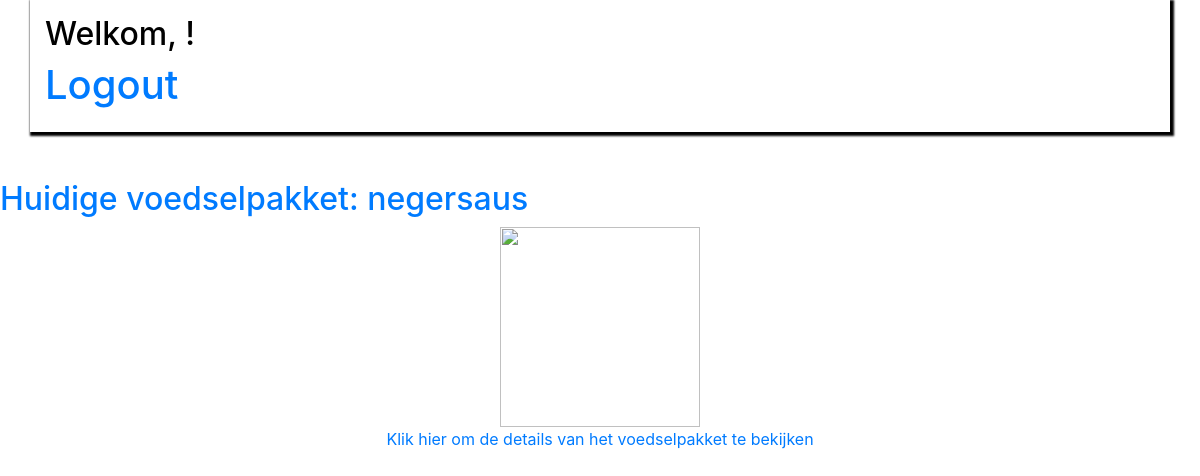
Page /indexcontents.php on the earlier database version.
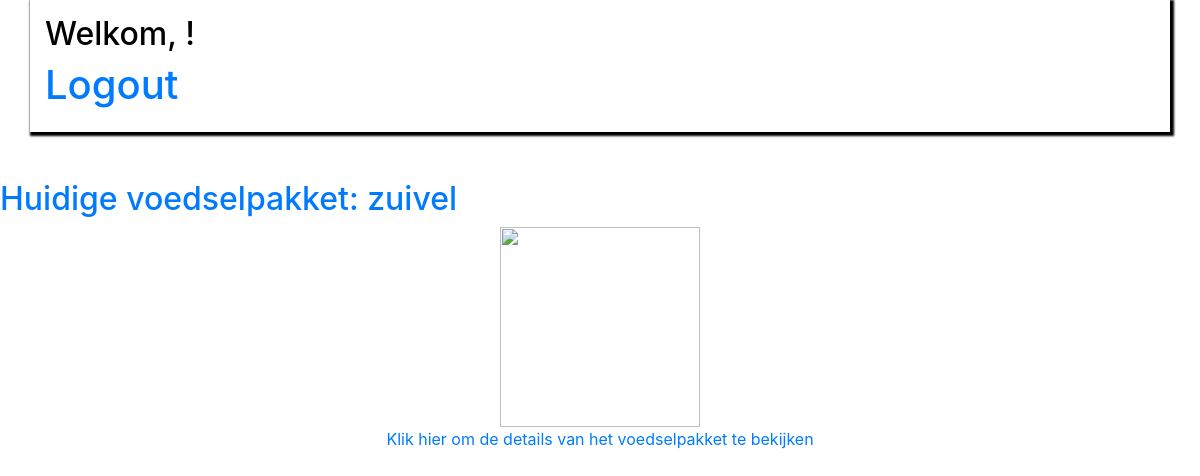
Same page on the later database version.
### tables this page shows
CREATE TABLE `voedselpakket` (
  `id` int(11) NOT NULL,
  `naam` varchar(255) NOT NULL,
  `producten` varchar(255) NOT NULL,
  `aantal_pakketten` int(255) NOT NULL,
  `ophaaldatum` date NOT NULL
);

### indexcontents.php (the view, shortened to what this page needs)
<link href="https://stackpath.bootstrapcdn.com/bootstrap/4.5.0/css/bootstrap.min.css" rel="stylesheet">
<div style="color: black; box-shadow: 2px 2px 2px 2px; padding: 15px;" class="container">
    <h2>Welkom, <?php echo $_SESSION['user_name']; ?>!</h2>
    <a href="logout.php"><h1>Logout</h1></a>
</div>
<?php
include "config.php";
try {
    $stmt = $conn->prepare("SELECT * FROM voedselpakket ORDER BY id DESC LIMIT 1");
    $stmt->execute();
    $package = $stmt->fetch();
    if ($package) {
        $packageId = $package['id'];
        $packageName = $package['naam'];
        echo '<a href="food_package_details.php?package_id=' . $packageId . '">';
        echo '<h2>Huidige voedselpakket: ' . $packageName . '</h2>';
        echo '<div style="text-align: center;">';
        echo '<img src="https://cdn.pixabay.com/photo/2012/04/24/16/17/box-40302_960_720.png" width="200px" style="cursor: pointer;">';
        echo '<p>Klik hier om de details van het voedselpakket te bekijken</p>';
        echo '</div>';
        echo '</a>';
    } else {
        echo '<p>Er is momenteel geen voedselpakket beschikbaar.</p>';
    }
} catch (PDOException $e) {
    echo '<p>Fout bij het ophalen van het voedselpakket: ' . $e->getMessage() . '</p>';
}
?>

Differences in the rows shown:
no longer on this page (row unchanged): voedselpakket: naam "negersaus"
added voedselpakket: naam "zuivel"
